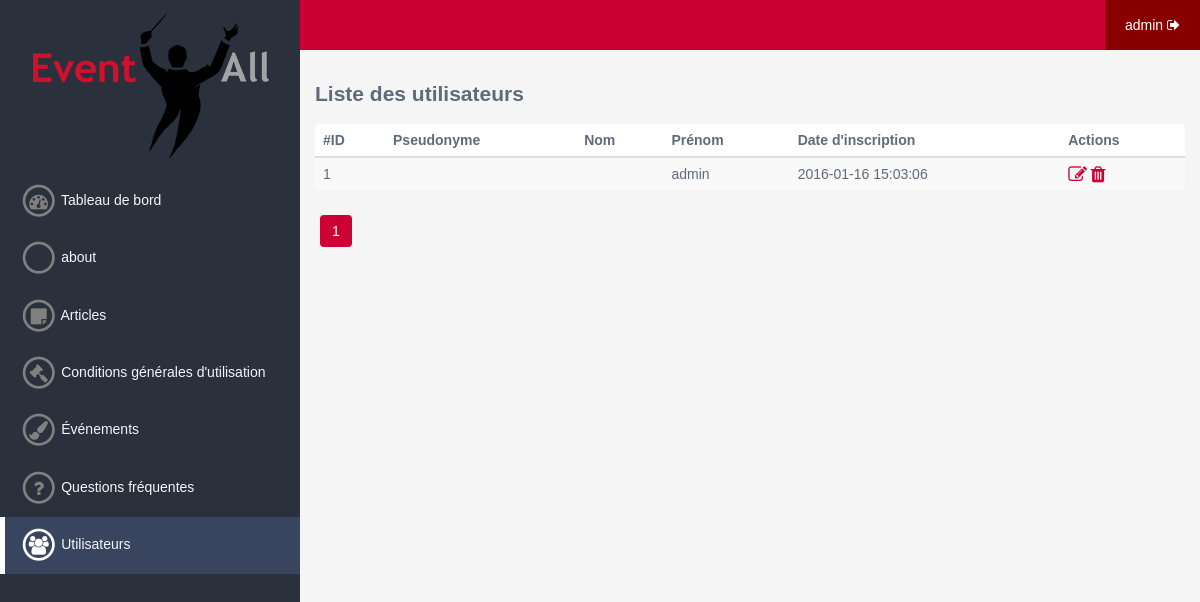
Page /admin/user (signed in) on the committed database.
### tables this page shows
CREATE TABLE IF NOT EXISTS `users` (
  `id` int(11) NOT NULL AUTO_INCREMENT,
  `nickname` varchar(255) NOT NULL,
  `email` varchar(255) NOT NULL,
  `password` varchar(255) NOT NULL,
  `photoprofil` varchar(255) DEFAULT NULL,
  `firstname` varchar(255) DEFAULT NULL,
  `lastname` varchar(255) DEFAULT NULL,
  `birthdate` date DEFAULT NULL,
  `sex` enum('m','f','ns') DEFAULT NULL,
  `phone` varchar(255) DEFAULT NULL,
  `adress` varchar(255) DEFAULT NULL,
  `zip_code` varchar(255) DEFAULT NULL,
  `city` varchar(255) DEFAULT NULL,
  `id_region` int(11) DEFAULT NULL,
  `commentaire` text DEFAULT NULL,
  `register_date` datetime DEFAULT NULL,
  `access` int(11) NOT NULL DEFAULT '1',
  PRIMARY KEY (`id`)
);

### system/Controller.php (called while the page is built, shortened)
<?php
abstract class Controller {
	protected $view;
	protected $default_module;
	public final function execute($module = '', $params = array()) {
		 if(method_exists($this, $module)) {
			 return $this->$module($params);
		 }
	}
	public final function render() {
		$route  = Route::getRoute();
		$params = $route['params'];
		$module = (isset($params[0]) && method_exists($this, $params[0])) ? $params[0] : $this->default_module;
		$model = $this->execute($module, $params);
		$render = $this->view->render($module, $model);
		$title = $this->view->getGlobalVar('title');
		$css   = $this->view->getGlobalVar('css');
		$js    = $this->view->getGlobalVar('js');
		return array(
			'title' => $title,
			'css'   => $css,
			'js'    => $js,
			'tpl'   => $render
		);
	}
	public function setModel($model) {
		$this->model = $model;
	}
	public function setView($view) {
		$this->view = $view;
	}
}
?>

### system/Main.php (called while the page is built, shortened)
<?php
class Main {
	private $is404 = false;
	public function __construct() {
		$this->exec();
	}
	private function route() {
		$error = false;
		$this->is404 = $error;
	}
	private function exec() {
		$route = Route::getRoute();
		$admin = $route['admin'] == 1;
		$app = !empty($route['app']) ? $route['app'] : ($admin ? Config::get('config.defaultadminapp') : Config::get('config.defaultapp'));
		if ($admin) {
			$app_dir   = APPS_DIR.$app.DS.'admin'.DS;
			$app_name_clear = str_replace(' ', '', ucwords(preg_replace('#[^a-zA-Z]+#', ' ', $app)));
			$app_class = $app_name_clear.'AdminController';
		} else {
			$app_dir   = APPS_DIR.$app.DS;
			$app_name_clear = str_replace(' ', '', ucwords(preg_replace('#[^a-zA-Z]+#', ' ', $app)));
			$app_class = $app_name_clear.'Controller';
		}
		if (is_dir($app_dir) && file_exists($app_dir.'controller.php') && !$this->is404) {
			if (class_exists($app_class) && get_parent_class($app_class) == 'Controller') {
				$controller = new $app_class();
				if (file_exists($app_dir.'model.php')) {
					$model_class = str_replace('Controller', 'Model', $app_class);
					if (class_exists($model_class)) {
						$controller->setModel(new $model_class());
					}
				}
				if (file_exists($app_dir.'view.php')) {
					$view_class = str_replace('Controller', 'View', $app_class);
					if (class_exists($view_class) && get_parent_class($view_class) == 'View') {
						$controller->setView(new $view_class());
					}
				}
			}
		}
		$app_rendered = $controller->render();
	}
}
?>

### index.php (called while the page is built, shortened)
<?php
require_once SYS_DIR.'System.php';
require_once SYS_DIR.'Config.php';
require_once SYS_DIR.'Main.php';
$eua = new Main();
?>

### apps/user/model.php (called while the page is built, shortened)
<?php
class UserModel {
  public function __construct() {
    $this->db = System::getDb();
  }
}
?>

### system/Config.php (called while the page is built, shortened)
<?php
class Config {
	private static $configs = array();
	public static function get($path, $default = null) {
		$result = $default;
		if ($nodes = explode('.', $path)) {
			$config = &self::$configs;
			$path_count = count($nodes) - 1;
			for ($i = 0; $i < $path_count; $i++) {
				if (isset($config[$nodes[$i]])) {
					$config = &$config[$nodes[$i]];
				} else {
					break;
				}
			}
			if (isset($config[$nodes[$i]])) {
				$result = $config[$nodes[$i]];
			}
		}
		return $result;
	}
	public static function load($field, $file, $type = '') {
		switch(strtolower($type)) {
			case 'php':
				if (isset(${$field})) {
					self::$configs[$field] = ${$field};
				}
				break;
		}
		return true;
	}
}
?>

### system/config/config.php (called while the page is built)
<?php
$config = array(
  'base'            => 'http://localhost/Event-You-All',
  'defaultapp'      => 'events',
  'defaultadminapp' => 'board',
  'site_title'      => 'Event-You-All',
  'email'           => 'contact@event-you-all.fr'
);
?>

### system/System.php (called while the page is built, shortened)
<?php
class System {
	private static $dbInstance;
	public static function getDB() {
		if (!is_object(self::$dbInstance)) {
			$server   = Config::get('database.server');
			$dbname   = Config::get('database.dbname');
			$dsn      = 'mysql:dbname='.$dbname.';host='.$server;
			$user     = Config::get('database.user');
			$password = Config::get('database.pw');
			self::$dbInstance = new PDO($dsn, $user, $password);
			self::$dbInstance->query("SET NAMES 'utf8'");
			self::$dbInstance->setAttribute(PDO::ATTR_ERRMODE, PDO::ERRMODE_WARNING);
		}
		return self::$dbInstance;
	}
}
?>

### apps/user/admin/model.php (called while the page is built, shortened)
<?php
class UserAdminModel extends UserModel {
  public function getUsers($from = 0, $number = 9999999, $order = 'register_date', $asc = true, $where_clause = '') {
    $prep = $this->db->prepare('
      SELECT *
      FROM users
      '.$where_clause.'
      ORDER BY '.$order.' '.($asc ? 'ASC' : 'DESC').'
      LIMIT :from, :number
    ');
    $prep->bindParam(':from', $from, PDO::PARAM_INT);
    $prep->bindParam(':number', $number, PDO::PARAM_INT);
    $prep->execute();
    $users = $prep->fetchAll(PDO::FETCH_ASSOC);
    return $users;
  }
}
?>

### apps/user/admin/controller.php (called while the page is built, shortened)
<?php
class UserAdminController extends Controller {
  public function index(array $params) {
    $n = 50;
    $page = 1;
    $users = $this->model->getUsers(($page-1)*$n, $n);
    return array(
      'users'        => $users,
      'total'        => $this->model->countUsers(),
			'current_page' => $page,
			'per_page'     => $n
    );
  }
}
?>

### apps/user/admin/views/index.php (the view)
<div class="app-user app-user-admin app-user-admin-index">
  <h2 class="title">Liste des utilisateurs</h2>
  <table class="table">
    <thead>
      <tr>
        <th>#ID</th>
        <th>Pseudonyme</th>
        <th>Nom</th>
        <th>Prénom</th>
        <th>Date d'inscription</th>
        <th>Actions</th>
      </tr>
    </thead>
    <tbody>
      <?php foreach ($model['users'] as $user) { ?>
      <tr>
        <td><?php echo $user['id']; ?></td>
        <td><?php echo $user['firstname']; ?></td>
        <td><?php echo $user['lastname']; ?></td>
        <td><?php echo $user['nickname']; ?></td>
        <td><?php echo $user['register_date']; ?></td>
        <td>
          <a href="<?php echo Config::get('config.base'); ?>/admin/user/modify/<?php echo $user['id']; ?>" title="Modifier l'utilisateur"><i class="fa fa-edit fa-lg"></i></a>
          <a href="<?php echo Config::get('config.base'); ?>/admin/user/delete/<?php echo $user['id']; ?>" title="Supprimer l'utilisateur"><i class="fa fa-trash fa-lg"></i></a>
        </td>
      </tr>
      <?php } ?>
    </tbody>
  </table>
  <?php
    $numberOfPages = ceil($model['total'] / $model['per_page']);
  ?>
  <ul class="num_page">
      <?php
        for($n = 1; $n <= $numberOfPages; $n++) {
          if ($n == $model['current_page']) {
      ?>
      <li class="current"><?php echo $n; ?></li>
      <?php
          } else {
      ?>
      <li><a href="<?php echo Config::get('config.base'); ?>/admin/user/page/<?php echo $n; ?>"><?php echo $n; ?></a></li>
      <?php
          }
        }
      ?>
  </ul>
</div>

### templates/styles/admin.css (style rules this page uses)
* { box-sizing: border-box; }
html { height: 100%; }
body { height: 100%; background: #f5f5f5; color: #5f6b7b; font-family: "Trebuchet MS", Helvetica, sans-serif; font-size: 14px; }
a, a:focus { color: #CC0033; text-decoration: none; outline: none; }
.table { width: 100%; background: white; border-radius: 5px; }
.table thead th { text-align: left; padding: 8px; border-bottom: 2px solid #ddd; }
.table tbody tr:nth-child(odd) { background-color: #f9f9f9; }
.table tbody td { text-align: left; padding: 8px; border-top: 1px solid #ddd; }
.table thead tr th, .table thead tr td, .table tbody tr td { vertical-align: middle; overflow: visible; }
.num_page { list-style: none; margin: 0; margin-top: 20px; padding: 0; }
.num_page li { display: inline-block; margin: 5px; border-radius: 4px; background-color: white; }
.num_page li.current { padding: 6px 12px; line-height: 1.42857143; color: white; background-color: #CC0033; }

### rows in the picture
users: id "1", nickname "admin", register_date "2016-01-16 15:03:06"

### other values in the picture
$admin_app['name'] "about"
$admin_app['name'] "Articles"
$admin_app['name'] "Conditions générales d'utilisation"
$admin_app['name'] "Événements"
$admin_app['name'] "Questions fréquentes"
$admin_app['name'] "Utilisateurs"
$_SESSION['nickname'] "admin"
